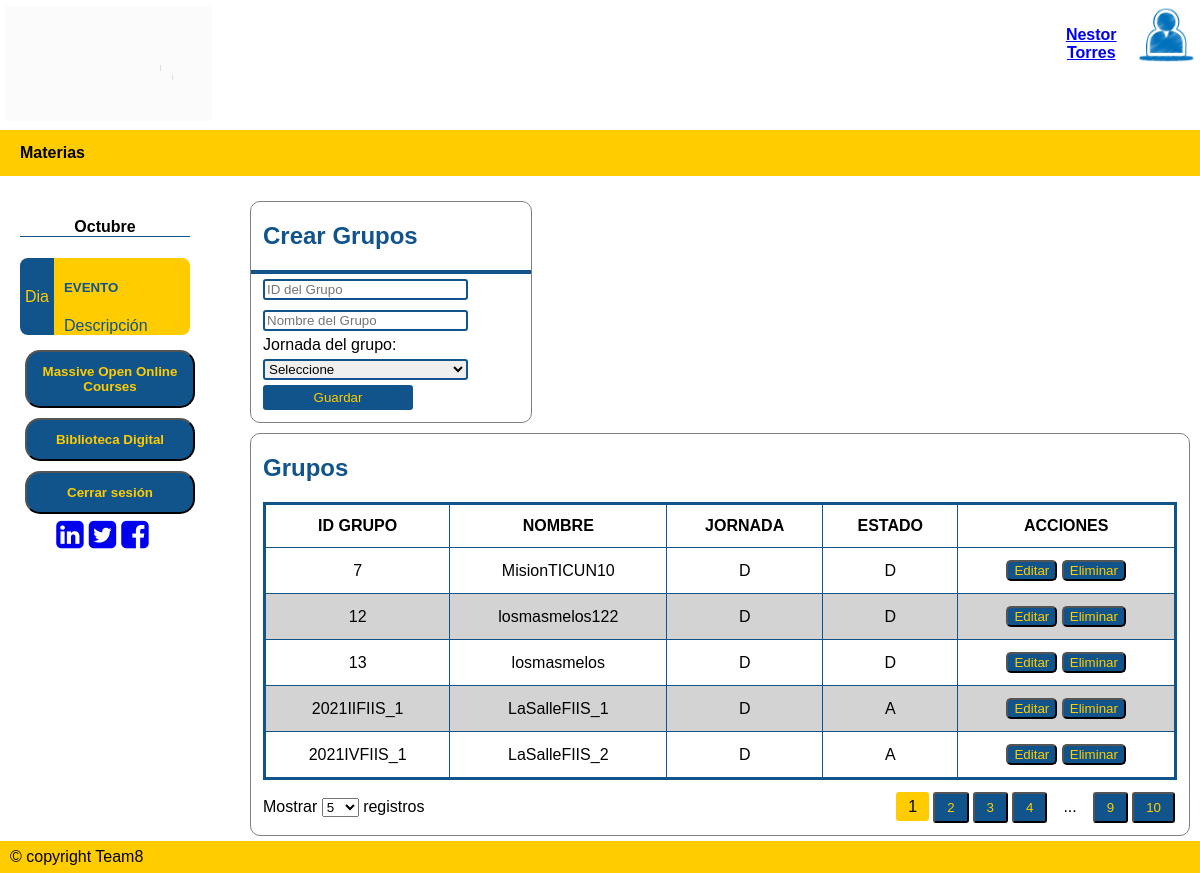
/registroGrup/ (signed in), run on an earlier commit of the app's database.
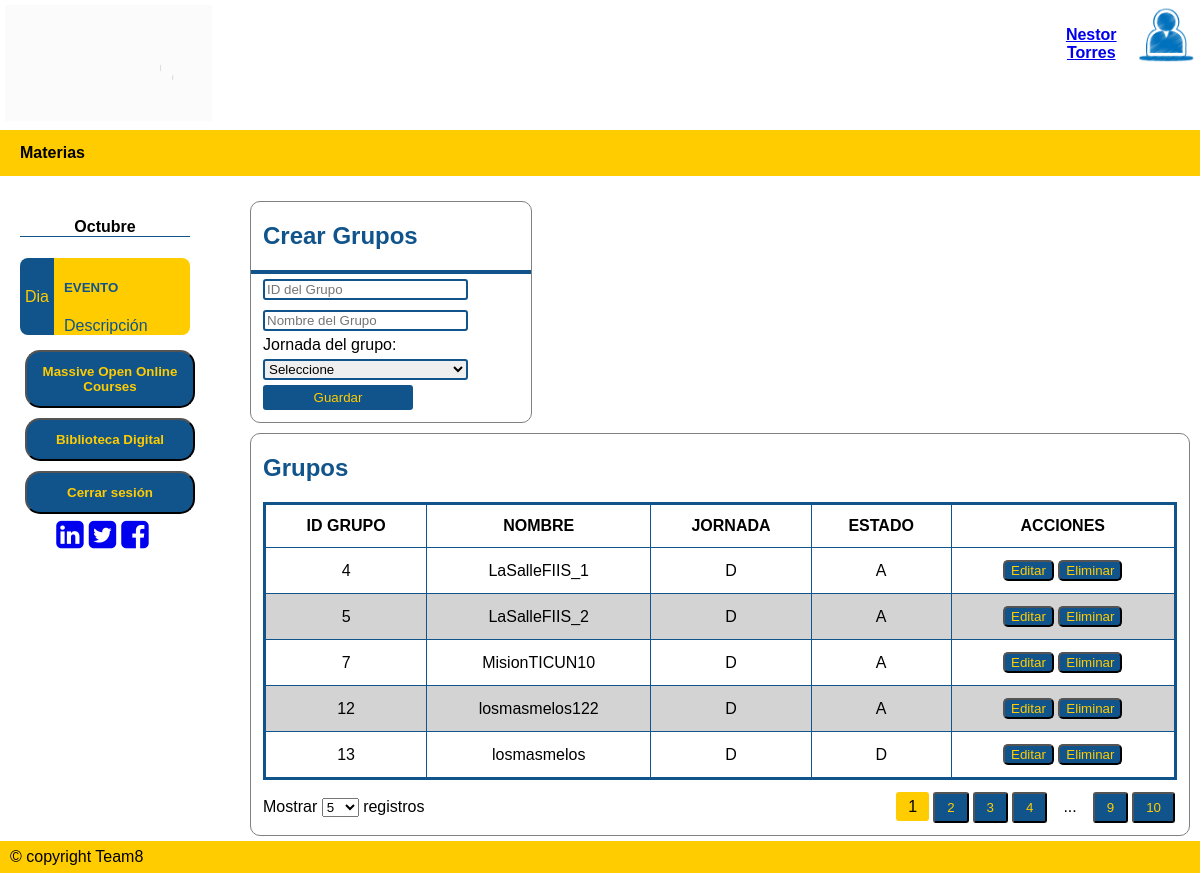
And on a later commit of the database.
### tables this page shows
CREATE TABLE Grupos (GrupoID INTEGER NOT NULL PRIMARY KEY, GNombre VARCHAR (100) NOT NULL, Jornada CHAR (1) NOT NULL DEFAULT D, GEstado CHAR (1) NOT NULL DEFAULT A);

### APP.py (the view, shortened to what this page needs)
@app.route('/registroGrup/',methods=['GET','POST'])
def registro_grupos():
    if request.method == 'GET':
        if "nom" in session and session['tipoU'] == "1":
            perfnom = session['nom']
            sql = f'SELECT * FROM Grupos'
            resGrupo = seleccion(sql)
            return render_template ('AdminGrupos.html', grupos=resGrupo, nombres= perfnom, data=[('/registroMat/', 'Materias')])
        else:
            flash("Inicie sesión para utilizar plataforma")
            return render_template ('index.html')

### dB.py (called while the page is built)
def seleccion(sql) -> list:
    try:
        with sqlite3.connect(URL_DB) as con:        # Conectarse a la base de datos con manejador de contextos(Cierra la BD cuando se deje de utilizar)
            cur = con.cursor()                      # Crea un área intermedia para gestión de los contenidos
            res = cur.execute(sql).fetchall()       # Se obtienen los registros devueltos
    except:
        res = None
    return res

### templates/AdminGrupos.html (shortened to what this page needs)
{% extends "plantilla.html" %}
{% block cuerpo %}
<div class="Containermain" style="width: 100%; background-color: white;">
    <div class="aside">
        <div class="event-container">
            <h4 class="mes">Octubre</h4>
            <div class="event">
                <div class="event-left"><p>Dia</p></div>
                <div class="event-right">
                    <h5 style="text-transform: uppercase;">Evento</h5>
                    <div>Descripción</div>
                </div>
            </div>
        </div>
        <a href="https://www.mooc.org/es/" target="_blank"><button><b>Massive Open Online Courses</b></button></a>
        <a href="https://www.wdl.org/es/" target="_blank"><button><b>Biblioteca Digital</b></button></a>
        <a href="/logout/"><button><b>Cerrar sesión</b></button></a>
        <div class="social-container">
            <a href="https://co.linkedin.com/school/universidad-de-la-salle/" target="_blank" style="margin-right: 5px;"> <i class="fa fa-linkedin-square fa-2x"></i></a>
            <a href="https://twitter.com/unisalle?ref_src=twsrc%5Egoogle%7Ctwcamp%5Eserp%7Ctwgr%5Eauthor" target="_blank" style="margin-right: 5px;"> <i class="fa fa-twitter-square fa-2x"></i></a>
            <a href="https://www.facebook.com/U.deLaSalle/" target="_blank" style="margin-right: 5px;"> <i class="fa fa-facebook-square fa-2x"></i></a>
        </div>
    </div>
    <div class="right">
        <div class="marco" style="margin-top: 20px; width: 30%;">
            <h2>Crear Grupos</h2>
            <div class=container-uploadact style="padding-right: 12px; padding-bottom: 12px; padding-left: 12px; border-top: 4px solid rgb(17, 84,139);">
                <form action="/registroGrup/" method="POST" name="registroGrup">
                    <input class="controls" type="text" name="iddegrupo" required autofocus size="40" placeholder="ID del Grupo">
                    <input class="controls" type="text" name="nombre" required size="40" placeholder="Nombre del Grupo"><br/>
                    <label>Jornada del grupo:</label><br/>
                    <select name="Jornada" class="controls" style="border: 2px solid rgb(17, 84,139); border-radius: 3px;">
                            <option value="0">Seleccione</option>
                    </select><br/>
                    <input type="submit" value="Guardar" style="background-color: rgb(17, 84,139); color: rgb(255, 204,0); width: 150px; height: 25px;"><br/>
                </form>
            </div>
        </div>
        <div class="marco" style="margin-top: 10px;">
            <h2>Grupos </h2>
            <div class="datatable-container">
                <div style="padding-left: 12px; padding-right: 12px;">
                    <table class="datatable">
                        <thead>
                            <tr>
                                <th>ID GRUPO</th>
                                <th>NOMBRE</th>
                                <th>JORNADA</th>
                                <th>ESTADO</th>
                                <th>ACCIONES</th>
                            </tr>
                        </thead>
                        <tbody>
                            {%for grupo in grupos%}
                                <tr>
                                    <td>{{ grupo.0 }}</td>
                                    <td>{{ grupo.1 }}</td>
                                    <td>{{ grupo.2 }}</td>
                                    <td>{{ grupo.3 }}</td>
                                    <td>
                                        <a href="/registroGrup/edit/{{ grupo.0 }}/"><button class="btneditar">Editar</button></a>
                                        <button class="btneliminar">Eliminar</button>
                                    </td>
                                </tr>
                            {% endfor %}
                        </tbody>
                    </table>
                </div>
                <div class="footer-tools">
                    <div class="list-items">
                        Mostrar
                        <select name="n-entries" id="n-entries" class="n-entries">
                            <option value="5">5</option>
                        </select>
                        registros
                    </div>
                    <div class="pages">
                        <ul>
                            <li><span class="active">1</span></li>
                            <li><button>2</button></li>
                            <li><button>3</button></li>
                            <li><button>4</button></li>
                            <li><span>...</span></li>
                            <li><button>9</button></li>
                            <li><button>10</button></li>
                        </ul>
                    </div>
                </div>
            </div>
        </div>
    </div>
</div>
{% endblock %}

### templates/plantilla.html (shortened to what this page needs)
<!DOCTYPE html>
<html lang="es">
<head>
    <link rel="stylesheet" type="text/css" href="{{ url_for('static', filename='css/estilo.css')}}">
    <link rel='stylesheet' type='text/css' href="{{url_for('static', filename='css/estiloadmin.css'
        )}}">
    <link rel='stylesheet' type='text/css' href="{{url_for('static', filename='css/estiloinfdeest.css' )}}">
    <link rel='stylesheet' type='text/css' href="{{url_for('static', filename='css/estiloactyretro.css'
        )}}">
    <link rel="stylesheet" href="https://cdnjs.cloudflare.com/ajax/libs/font-awesome/4.7.0/css/font-awesome.min.css">
</head>
<body>
    <div class="containerheader">
        <div class="boxheader">
            <a href="/paginicio/"><img src="{{url_for('static', filename='img/LA_SALLE_AN.gif')}}" alt="ULogo" style="width:90%; height:auto;" />
            </a>
        </div>
        <div class="boxheader"></div>
        <div class="boxheader"></div>
        <div class="boxheader"></div>
        <div class="boxheader">
            <div style="width: auto;">
                <img src="{{url_for('static', filename='img/user2.ico' )}}" alt="User" style="width:25%;height:auto; float: right;" />
            </div>
            <div style="width: auto; text-align: center; padding-left: 80px;">
                <a href="/perfil/">
                    <h4><b>{{nombres}}</b></h4>
                </a>
            </div>
        </div>
    </div>
    <div class="navbar">
        {%for opc in data%}
	    <a href="{{ opc.0 }}"><b>{{ opc.1 }}</b></a>
        {% endfor %}
    </div>
    {% block cuerpo %}
    {% endblock %}
    <div class="footer">
        <a href="#">© copyright Team8</a>
    </div>
</body>
</html>

### static/css/estilo.css (style rules this page uses)
* { box-sizing : border-box; }
body { font-family : Arial, Helvetica, sans-serif; margin : 0; }
.containerheader { display : flex; }
.boxheader { width : 300px; height : auto; padding : 5px; background-color : white; }
.navbar { list-style : none; display : flex; background-color : rgb(255, 204,0); }
.navbar a { color : black; text-decoration : none; padding : 14px 20px; text-align : center; }
.Containermain { display : flex; }
.footer { left : 0px; list-style : none; display : flex; background-color : rgb(255, 204,0); bottom : 0px; width : 100%; }
.footer a { color : black; text-decoration : none; padding : 7px 10px; text-align : center; }
tbody { align-items : center; }

### static/css/estiloadmin.css (style rules this page uses)
table { border-collapse: collapse; border: solid rgb(17, 84,139); }
th, td { padding: 4px 10px; border: solid 1px rgb(17, 84,139); text-align: center; }
button { background-color: rgb(17, 84,139); color: rgb(255, 204,0); border-radius: 5px; }
.aside { padding-top : 20px; padding-left : 20px; padding-right : 50px; list-style : none; display : flex; flex-direction : column; background-color : white; width: 20%; }
.aside button { width : 170px; background-color : rgb(17, 84,139); color : rgb(255, 204,0); text-decoration : none; padding : 12px 15px; text-align : center; margin : 5px; border-radius : 15px; }
.right { width: 80%; padding: 5px 10px; }
input { border-radius : 3px; border : solid 2px rgb(17, 84,139); }

### static/css/estiloinfdeest.css (style rules this page uses)
:root { --primary-color : rgb(255, 204,0); --secondary-color : rgb(17, 84,139); --dt-status-Activa-color : greenyellow; --dt-status-Finalizada-color : lightgrey; --dt-border-radius : 3px; --dt-border : solid 2px rgb(17, 84,139); --dt-padding : 12px; --dt-padding-s : 6px; --dt-padding-xs : 2px; --dt-border-color: var(--primary-color); }
.marco { border : solid 1px grey; border-radius : 10px; }
h2 { color : rgb(17, 84,139); padding-left : var(--dt-padding); }
.datatable-container .footer-tools { padding: var(--dt-padding); display: flex; align-items: baseline; }
.datatable-container .footer-tools .list-items { width: 50%; }
.datatable-container .footer-tools .pages { margin-left: auto; margin-right: 0; width: 50%; }
.datatable-container .footer-tools .pages ul { margin: 0; padding: 0; display: flex; align-items: baseline; justify-content: flex-end; }
.datatable-container .footer-tools .pages ul li { display: inline-block; margin: 0 var(--dt-padding-xs); }
.datatable-container .footer-tools .pages ul li button, .datatable-container .header-tools .tools ul li button { width: 100%; box-sizing: border-box; border-radius: var(--dt-border-radius); }
.datatable-container .footer-tools .pages ul li span.active { background-color: var(--primary-color); border-radius: var(--dt-border-radius) }
.datatable-container .footer-tools .pages ul li button, .datatable-container .footer-tools .pages ul li span, .datatable-container .header-tools .tools ul li button { padding: var(--dt-padding-s) var(--dt-padding); }
.datatable-container .datatable { border-collapse: collapse; width: 100%; }
.datatable-container .datatable, .datatable-container .datatable th, .datatable-container .datatable td { padding: var(--dt-padding) var(--dt-padding); }
.datatable-container .datatable tbody tr:nth-child(even) { background-color: lightgray; }

### static/css/estiloactyretro.css (style rules this page uses)
.event-container { width: 100%; margin: 0 auto; }
.event-container h4.mes { text-align: center; border-bottom: 1px solid rgb(17, 84,139); }
.event-container .event { display: flex; margin: 10px 0; }
.event .event-left { background-color: rgb(17, 84,139); width: 20%; display: flex; align-items: center; justify-content: center; color: rgb(255, 204,0); padding: 3px 10px; text-align: center; border-radius: 8px 0 0 8px; }
.event .event-right { background-color: rgb(255, 204,0); display: flex; width: 80%; color: rgb(17, 84,139); flex-direction: column; justify-content: center; padding: 0 10px; border-radius: 0 8px 8px 0; }
.social-container { display: flex; flex-direction: row; justify-content: center; }
.controls { width: 80%; margin-top: 5px; margin-bottom: 5px; }

What changed in the data, as far as the page shows it:
removed Grupos: GrupoID "2021IIFIIS_1", GNombre "LaSalleFIIS_1", Jornada "D", GEstado "A"
removed Grupos: GrupoID "2021IVFIIS_1", GNombre "LaSalleFIIS_2", Jornada "D", GEstado "A"
added Grupos: GrupoID "4", GNombre "LaSalleFIIS_1", Jornada "D", GEstado "A"
added Grupos: GrupoID "5", GNombre "LaSalleFIIS_2", Jornada "D", GEstado "A"
changed Grupos "MisionTICUN10": GEstado "D" → "A"
changed Grupos "losmasmelos122": GEstado "D" → "A"
